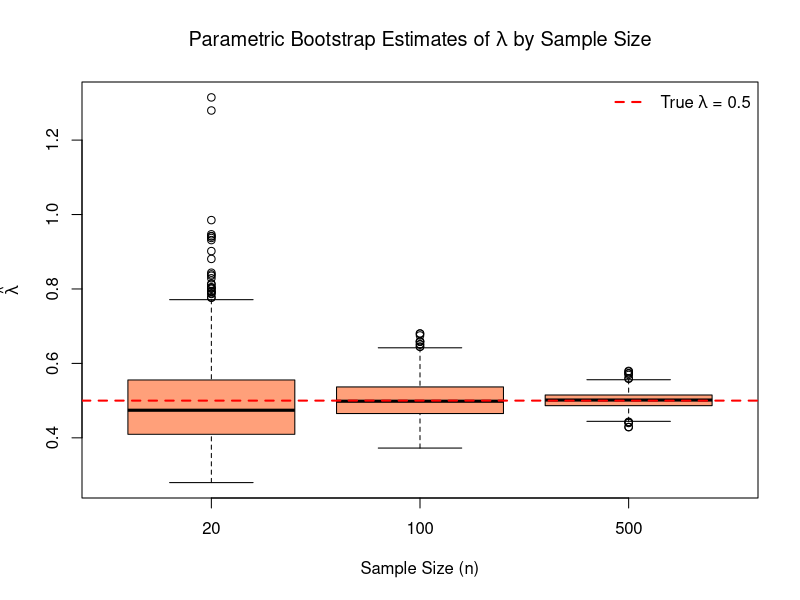
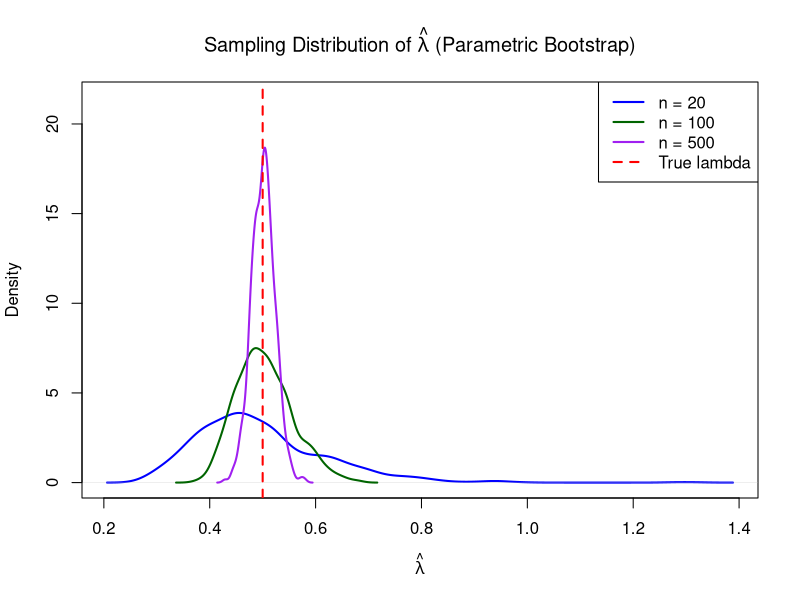

R code for these plots, in order:
# ============================================================================
# Parametric Bootstrap Estimation for the Exponential Distribution
#
# Procedure (per Monte Carlo replication, for a given n):
#   1. Take the paired original sample x_1,...,x_n ~ Exp(rate = true_lambda)
#   2. Compute the plug-in estimate lambda_hat = 1 / xbar (MLE/MOM).
#   3. Parametric bootstrap: draw B bootstrap samples of size n from
#      Exp(rate = lambda_hat) and compute lambda_hat*_b = 1 / xbar*_b
#   4. Bootstrap bias-corrected point estimate:
#        lambda_hat_BC = 2 * lambda_hat - mean(lambda_hat*)
#   5. Build a 95% CI for lambda via the percentile method:
#        CI = [ quantile(lambda_hat*, 0.025), quantile(lambda_hat*, 0.975) ]
# ============================================================================

## ---- 0. Setup -------------------------------------------------------------

set.seed(2026)                     # reproducibility

true_lambda <- 0.5                 # true rate parameter
n_values    <- c(20, 100, 500)     # sample sizes under study
mc_reps     <- 1000                # Monte Carlo replications
B           <- 200                 # parametric bootstrap resamples per MC replication
conf_level  <- 0.95                # confidence level for the percentile CI

out_dir <- "boots_output"
if (!dir.exists(out_dir)) dir.create(out_dir)

alpha <- 1 - conf_level
probs <- c(alpha / 2, 1 - alpha / 2)

## ---- 1. Paired Monte Carlo samples (common random numbers) ----------------

set.seed(2026)
sample_bank <- lapply(n_values, function(n) {
  matrix(rexp(n * mc_reps, rate = true_lambda), nrow = mc_reps, ncol = n, byrow = TRUE)
})
names(sample_bank) <- paste0("n_", n_values)

## ---- 1b. Monte Carlo + parametric bootstrap simulation --------------------

simulate_bootstrap <- function(samples, B, probs) {
  n         <- ncol(samples)
  reps      <- nrow(samples)
  point_est <- numeric(reps)
  ci_lower  <- numeric(reps)
  ci_upper  <- numeric(reps)

  for (i in seq_len(reps)) {
    x          <- samples[i, ]
    lambda_hat <- 1 / mean(x)

    # Parametric bootstrap: resample from the fitted Exp(lambda_hat)
    boot_mat    <- matrix(rexp(n * B, rate = lambda_hat), nrow = n, ncol = B)
    boot_means  <- colMeans(boot_mat)
    boot_lambda <- 1 / boot_means

    # Bootstrap bias-corrected point estimate
    lambda_bc <- 2 * lambda_hat - mean(boot_lambda, na.rm = TRUE)
    if (!is.finite(lambda_bc) || lambda_bc <= 0) lambda_bc <- lambda_hat
    point_est[i] <- lambda_bc

    ci          <- quantile(boot_lambda, probs = probs, names = FALSE, na.rm = TRUE)
    ci_lower[i] <- ci[1]
    ci_upper[i] <- ci[2]
  }

  list(point_est = point_est, ci_lower = ci_lower, ci_upper = ci_upper)
}

sim_results <- lapply(sample_bank, simulate_bootstrap, B = B, probs = probs)
names(sim_results) <- paste0("n_", n_values)

sim_data <- do.call(rbind, lapply(seq_along(n_values), function(i) {
  data.frame(
    n          = n_values[i],
    lambda_hat = sim_results[[i]]$point_est
  )
}))
sim_data$n <- factor(sim_data$n, levels = n_values)

## ---- 2. Point-estimate metrics ---------------------------------------------

compute_point_metrics <- function(estimates, true_value) {
  bias     <- mean(estimates, na.rm = TRUE) - true_value
  rel_bias <- bias / true_value
  variance <- var(estimates, na.rm = TRUE)
  mse      <- mean((estimates - true_value)^2, na.rm = TRUE)
  rel_mse  <- mse / true_value^2

  data.frame(
    Bias          = bias,
    Relative_Bias = rel_bias,
    Variance      = variance,
    MSE           = mse,
    Relative_MSE  = rel_mse
  )
}

## ---- 3. Confidence-interval metrics ----------------------------------------

compute_ci_metrics <- function(ci_lower, ci_upper, true_value) {
  covered <- (ci_lower <= true_value) & (ci_upper >= true_value)
  data.frame(
    Coverage_Probability = mean(covered, na.rm = TRUE),
    Average_CI_Length    = mean(ci_upper - ci_lower, na.rm = TRUE)
  )
}

## ---- 4. Assemble full metrics table ----------------------------------------

metrics_df <- do.call(rbind, lapply(seq_along(n_values), function(i) {
  res      <- sim_results[[i]]
  pt_m     <- compute_point_metrics(res$point_est, true_lambda)
  ci_m     <- compute_ci_metrics(res$ci_lower, res$ci_upper, true_lambda)

  cbind(
    n             = n_values[i],
    True_Lambda   = true_lambda,
    Mean_Estimate = mean(res$point_est, na.rm = TRUE),
    pt_m,
    ci_m
  )
}))

print(metrics_df)

## ---- 5. Export metrics to CSV ----------------------------------------------

write.csv(
  metrics_df,
  file      = file.path(out_dir, "boots_performance_metrics.csv"),
  row.names = FALSE
)

## ---- 6. Boxplots: lambda_hat across sample sizes ---------------------------

png(file.path(out_dir, "boots_boxplot.png"), width = 900, height = 650, res = 120)

boxplot(
  lambda_hat ~ n, data = sim_data,
  main = expression(paste("Parametric Bootstrap Estimates of ", lambda, " by Sample Size")),
  xlab = "Sample Size (n)",
  ylab = expression(hat(lambda)),
  col  = "lightsalmon"
)
abline(h = true_lambda, col = "red", lwd = 2, lty = 2)
legend(
  "topright",
  legend = expression(paste("True ", lambda, " = 0.5")),
  col = "red", lty = 2, lwd = 2, bty = "n"
)

dev.off()

## ---- 7. Density plots: sampling distribution of lambda_hat -----------------

png(file.path(out_dir, "boots_density.png"), width = 900, height = 650, res = 120)

colors    <- c("blue", "darkgreen", "purple")
dens_list <- lapply(sim_results, function(res) density(res$point_est, na.rm = TRUE))

xlim_range <- range(unlist(lapply(dens_list, function(d) d$x)), na.rm = TRUE)
ymax       <- max(unlist(lapply(dens_list, function(d) d$y)), na.rm = TRUE) * 1.15

plot(
  dens_list[[1]], col = colors[1], lwd = 2,
  xlim = xlim_range, ylim = c(0, ymax),
  main = expression(paste("Sampling Distribution of ", hat(lambda), " (Parametric Bootstrap)")),
  xlab = expression(hat(lambda))
)
for (i in 2:length(dens_list)) {
  lines(dens_list[[i]], col = colors[i], lwd = 2)
}
abline(v = true_lambda, col = "red", lwd = 2, lty = 2)

legend(
  "topright",
  legend = c(paste("n =", n_values), "True lambda"),
  col    = c(colors, "red"),
  lwd    = 2,
  lty    = c(1, 1, 1, 2)
)

dev.off()

## ---- 8. Wrap-up -------------------------------------------------------------

cat("\nSimulation complete.\n")
cat("Performance metrics:\n")
print(metrics_df)
cat("\nOutputs saved to:", normalizePath(out_dir), "\n")
